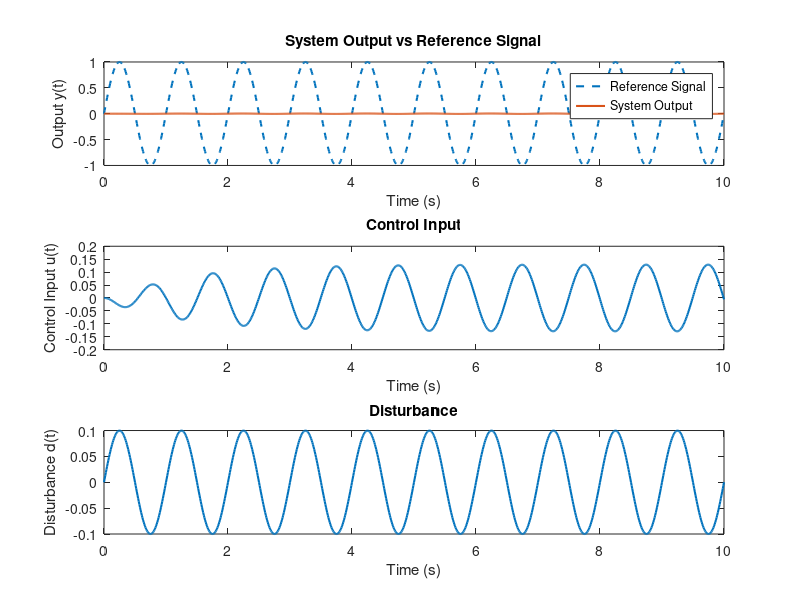

This chart was generated by the following MATLAB code:
% Mass-Spring-Damper System Parameters
m = 1;        % Mass (kg)
c = 0.5;      % Damping coefficient (Ns/m)
k = 10;       % Spring constant (N/m)

% State-space representation
A = [0 1; -k/m -c/m];
B = [0; 1/m];
C = [1 0];
D = 0;

% Internal Model for Reference and Disturbance (sinusoidal)
omega = 2*pi;  % Frequency of the sinusoidal signal
A_im = [0 1; -omega^2 0]; % Internal model dynamics for sinusoids
B_im = [0; 1];
C_im = [1 0];

% Augmented System (including internal model)
A_aug = [A zeros(2, 2); B_im*C zeros(2, 2) + A_im];
B_aug = [B; B_im];
C_aug = [C zeros(1, 2)];

% State-feedback control (K is gain for the augmented system)
% Place poles for the augmented system
desired_poles = [-2 -3 -1+1i*omega -1-1i*omega];
K_aug = place(A_aug, B_aug, desired_poles);

% Simulation Parameters
T = 10;        % Simulation time (seconds)
dt = 0.01;     % Time step
t = 0:dt:T;    % Time vector

% Initial Conditions
x_aug = zeros(4, 1);  % Initial state of the augmented system

% Reference and Disturbance
r = sin(omega*t);      % Reference signal
d = 0.1*sin(omega*t);  % Disturbance

% Simulation Loop
y = zeros(1, length(t));  % Output
u = zeros(1, length(t));  % Control input

for i = 1:length(t)
    % Control law (u = -K_aug * x_aug)
    u(i) = -K_aug * x_aug;
    
    % System dynamics (x_dot = A_aug*x_aug + B_aug*u)
    x_dot_aug = A_aug * x_aug + B_aug * u(i) + [0; 0; 0; d(i)];
    
    % Update state
    x_aug = x_aug + x_dot_aug * dt;
    
    % Output
    y(i) = C_aug * x_aug;
end

% Plot Results
figure;
subplot(3,1,1);
plot(t, r, '--', 'LineWidth', 1.5); hold on;
plot(t, y, 'LineWidth', 1.5);
xlabel('Time (s)');
ylabel('Output y(t)');
title('System Output vs Reference Signal');
legend('Reference Signal', 'System Output');

subplot(3,1,2);
plot(t, u, 'LineWidth', 1.5);
xlabel('Time (s)');
ylabel('Control Input u(t)');
title('Control Input');

subplot(3,1,3);
plot(t, d, 'LineWidth', 1.5);
xlabel('Time (s)');
ylabel('Disturbance d(t)');
title('Disturbance');
